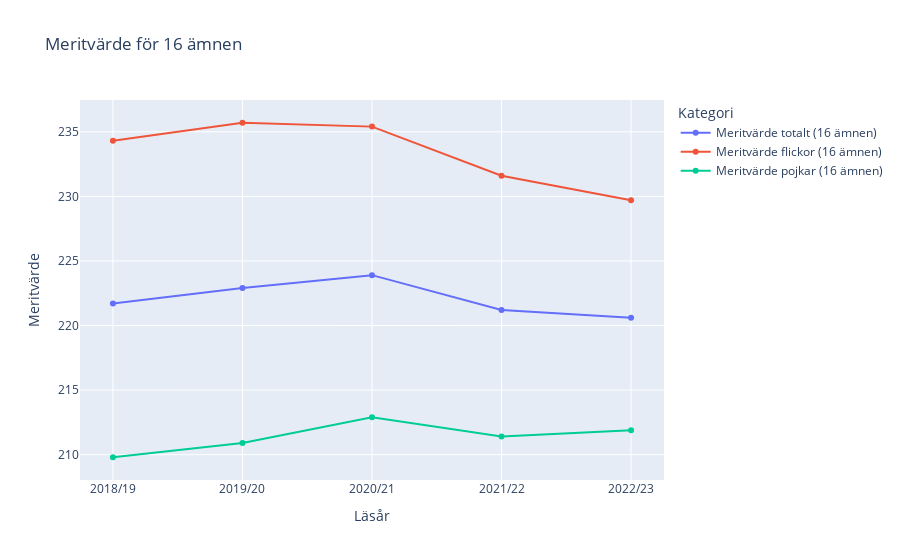

Notebook source saved alongside this figure:
### Markdown cell above
### 1b) Rita ett linjediagram för meritvärde för 16 ämnen för totalt, flickor och pojkar för läsår 18-23

### Code cell
# Using Plotly to create line chart
# Using only the first five rows
fig = px.line(
    df_grades.head(5),
    x="Läsår/Huvudman/Bakgrund",
    y=[
        "Meritvärde totalt (16 ämnen)",
        "Meritvärde flickor (16 ämnen)",
        "Meritvärde pojkar (16 ämnen)"
    ],
    labels={"value": "Meritvärde för 16 ämnen", "variable": "Kategori"},
    title="Meritvärde för 16 ämnen",
    # Add markers 
    markers=True
)  

fig.update_layout(
    xaxis_title="Läsår",
    yaxis_title="Meritvärde",
    # Ensure x-axis labels are evenly spaced
    xaxis=dict(tickmode="linear")
)

fig.show()

### Figure 1 — Plotly figure (JSON) as saved in the notebook; plotly's stock layout.template omitted (floating-point values rounded to 4 significant figures)
{"data": [{"hovertemplate": "Kategori=Meritvärde totalt (16 ämnen)<br>Läsår/Huvudman/Bakgrund=%{x}<br>Meritvärde för 16 ämnen=%{y}<extra></extra>", "legendgroup": "Meritvärde totalt (16 ämnen)", "line": {"color": "#636efa", "dash": "solid"}, "marker": {"symbol": "circle"}, "mode": "lines+markers", "name": "Meritvärde totalt (16 ämnen)", "orientation": "v", "showlegend": true, "type": "scatter", "x": ["2018/19", "2019/20", "2020/21", "2021/22", "2022/23"], "xaxis": "x", "y": [221.7, 222.9, 223.9, 221.2, 220.6], "yaxis": "y"}, {"hovertemplate": "Kategori=Meritvärde flickor (16 ämnen)<br>Läsår/Huvudman/Bakgrund=%{x}<br>Meritvärde för 16 ämnen=%{y}<extra></extra>", "legendgroup": "Meritvärde flickor (16 ämnen)", "line": {"color": "#EF553B", "dash": "solid"}, "marker": {"symbol": "circle"}, "mode": "lines+markers", "name": "Meritvärde flickor (16 ämnen)", "orientation": "v", "showlegend": true, "type": "scatter", "x": ["2018/19", "2019/20", "2020/21", "2021/22", "2022/23"], "xaxis": "x", "y": [234.3, 235.7, 235.4, 231.6, 229.7], "yaxis": "y"}, {"hovertemplate": "Kategori=Meritvärde pojkar (16 ämnen)<br>Läsår/Huvudman/Bakgrund=%{x}<br>Meritvärde för 16 ämnen=%{y}<extra></extra>", "legendgroup": "Meritvärde pojkar (16 ämnen)", "line": {"color": "#00cc96", "dash": "solid"}, "marker": {"symbol": "circle"}, "mode": "lines+markers", "name": "Meritvärde pojkar (16 ämnen)", "orientation": "v", "showlegend": true, "type": "scatter", "x": ["2018/19", "2019/20", "2020/21", "2021/22", "2022/23"], "xaxis": "x", "y": [209.8, 210.9, 212.9, 211.4, 211.9], "yaxis": "y"}], "layout": {"legend": {"title": {"text": "Kategori"}, "tracegroupgap": 0}, "title": {"text": "Meritvärde för 16 ämnen"}, "xaxis": {"anchor": "y", "domain": [0, 1], "tickmode": "linear", "title": {"text": "Läsår"}}, "yaxis": {"anchor": "x", "domain": [0, 1], "title": {"text": "Meritvärde"}}}}
